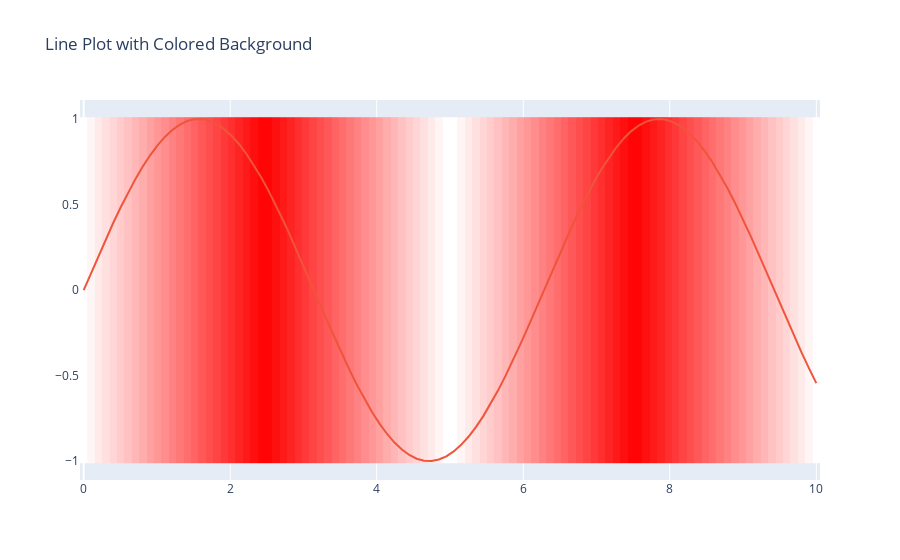

Notebook cell for this chart:
### Code cell
import plotly.graph_objects as go
import numpy as np

# Example time series data
time = np.linspace(0, 10, 100)  # Replace with your actual time series data
y_values = np.sin(time)  # Example line plot, replace with your actual data

# Example value function (modify according to your actual function)
def value_function(y):
    return 1 - abs(y)  # Example function

# Generate heatmap data based on the value function
y_range = np.linspace(-1, 1, 100)
heatmap_z = np.array([[value_function(y) for y in y_range] for _ in time])

# Custom colorscale (white to red, adjust as needed)
colorscale = [
    [0, "white"],  # Values at 0 will be white
    [0.5, "red"],  # Values at 0.5 will be red
    [1, "white"]   # Values at 1 will be white again
]

# Create the heatmap
heatmap = go.Heatmap(
    z=heatmap_z,
    x=time,
    y=y_range,
    colorscale=colorscale,
    showscale=False  # Hide the heatmap color scale
)

# Create the line plot
line_plot = go.Scatter(x=time, y=y_values, mode='lines', name='Line Plot')

# Create the figure and add the heatmap and line plot
fig = go.Figure(data=[heatmap, line_plot])

# Customize layout
fig.update_layout(title='Line Plot with Colored Background')

# Show the figure
fig.show()
